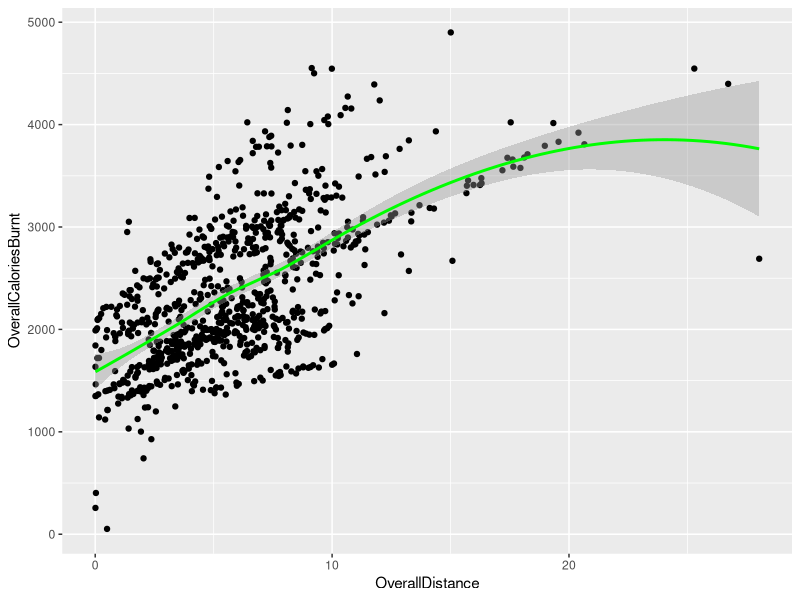
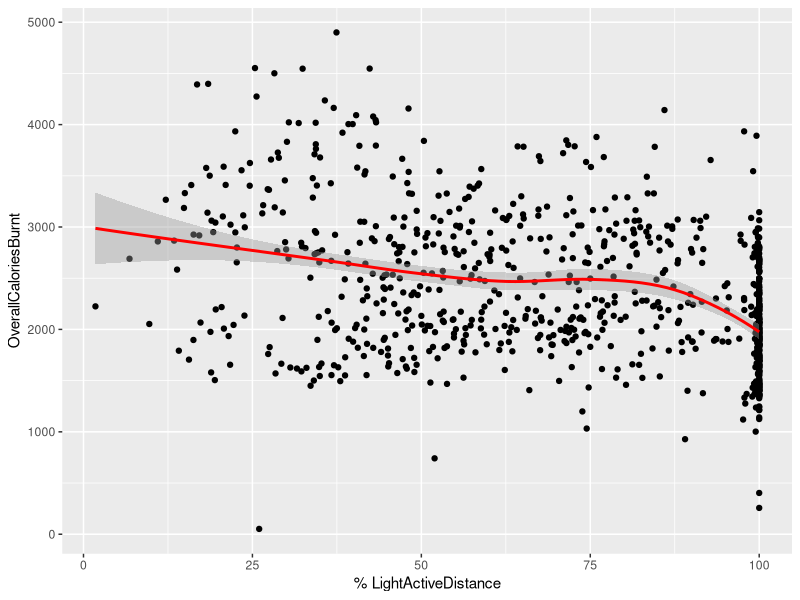
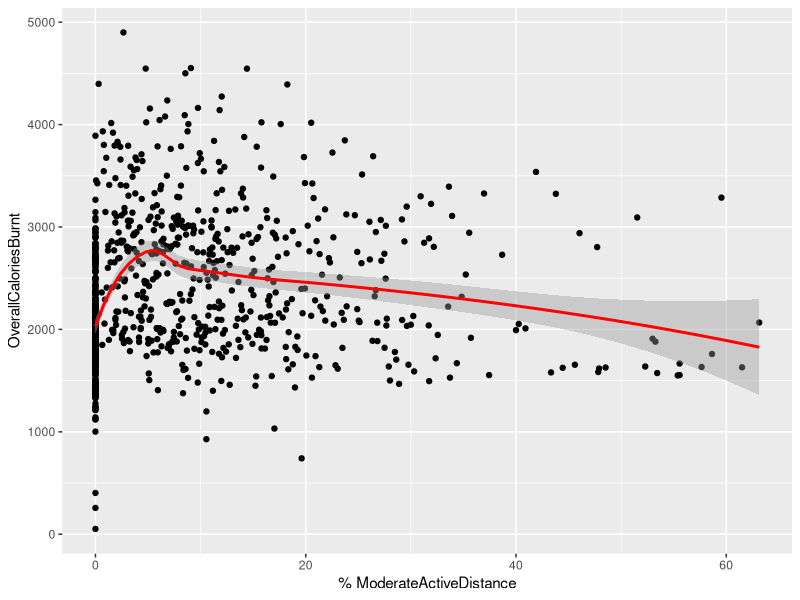
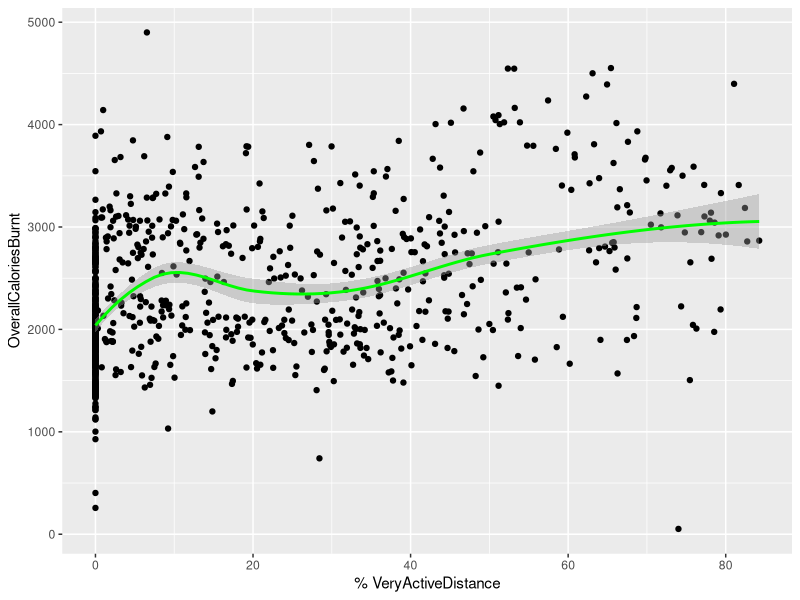

The R source for these figures, in order:
install.packages("tidyverse")
library(ggplot2)
fit<-read.csv("dailyActivity_merged_cleaned.csv")
head(fit)

ggplot(data=fit)+geom_point(mapping = aes(x=TotalDistance,y=Calories))+
  geom_smooth(mapping = aes(x=TotalDistance,y=Calories),color="green")+
  xlab("OverallDistance")+ylab("OverallCaloriesBurnt")


ggplot(data=fit)+geom_point(mapping = aes(x=PercentLightDistance,y=Calories))+
  geom_smooth(mapping = aes(x=PercentLightDistance,y=Calories),color="red")+
  xlab("% LightActiveDistance")+ylab("OverallCaloriesBurnt")


ggplot(data=fit)+geom_point(mapping = aes(x=PercentModerateDistance,y=Calories))+
  geom_smooth(mapping = aes(x=PercentModerateDistance,y=Calories),color="red")+
  xlab("% ModerateActiveDistance")+ylab("OverallCaloriesBurnt")

ggplot(data=fit)+geom_point(mapping = aes(x=PercentVeryActiveDistance,y=Calories))+
  geom_smooth(mapping = aes(x=PercentVeryActiveDistance,y=Calories),color="green")+
  xlab("% VeryActiveDistance")+ylab("OverallCaloriesBurnt")


